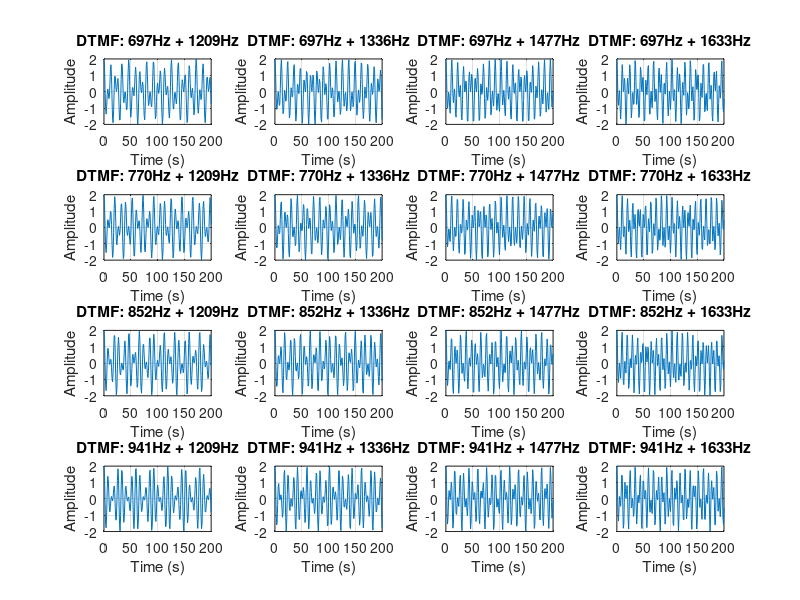
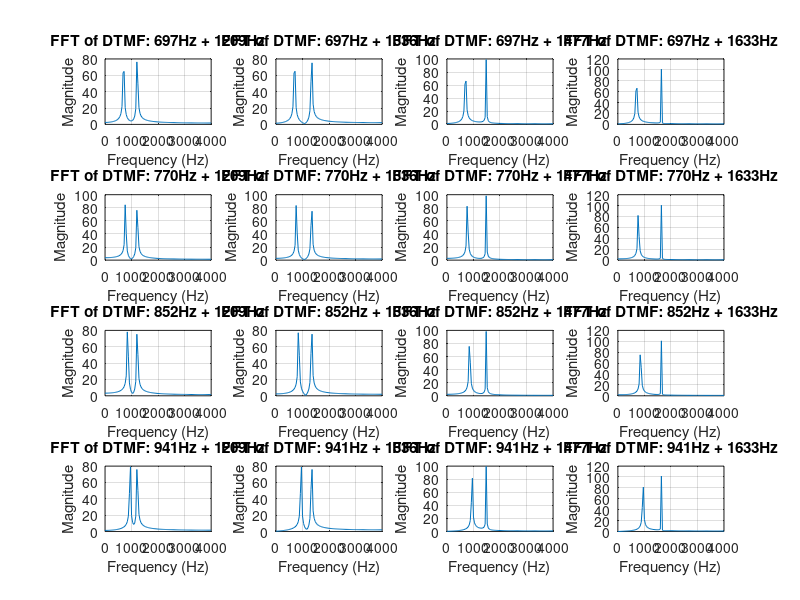

Source code (MATLAB) for these figures, in order:
%**********************************************************************
%  Project: DTMF
%  File: DTMF_gen_DO.m
%  Description: generate DTMF using Digtal Oscillator Method
%  Author: Ruiqi Tang
%  Timestamp:
%----------------------------------------------------------------------
% Code Revision History:
% Ver:     | Author    | Mod. Date     | Changes Made:
% v1.0.0   | R.T.      | 2024/04/16    | Initial version
% v1.1.0   | R.T.      | 2024/04/16    | Fix the equation for DTMF
%**********************************************************************
clear; clc; close all;


% frequency of the DTMF
row = [697, 770, 852, 941];
col = [1209, 1336, 1477, 1633];

% generate DTMF
fs = 8000; % sampling frequency
n = 0:200;
dtmf = zeros(1, length(n));

% generate & plot DTMF for each row and column
for i = 1:4

    for j = 1:4
        % generate DTMF
        A1 = cos(2*pi*row(i)/fs);
        A2 = cos(2*pi*col(j)/fs);

        % Generate the input impulse signal
        h = zeros(length(n)+2); 
        h(3) = 1;

        % Generate the sine signal
        x1 = zeros(1,length(n)+2);    
        x2 = zeros(1,length(n)+2);

        for k = 3:length(n)+2
            x1(k) = 2*A1*x1(k-1) - x1(k-2) + h(k) - A1*h(k-1);
            x2(k) = 2*A2*x2(k-1) - x2(k-2) + h(k) - A2*h(k-1);
        end
        
        % Delete initial condition components
        x1(1:2) = [];
        x2(1:2) = [];

        dtmf = x1 + x2;

        % plot DTMF and the FFT
        figure(1);
        subplot(4, 4, (i - 1) * 4 + j);
        plot(n, dtmf);
        title(['DTMF: ', num2str(row(i)), 'Hz + ', num2str(col(j)), 'Hz']);
        xlabel('Time (s)');
        ylabel('Amplitude');
        grid on;

        figure(2);
        subplot(4, 4, (i - 1) * 4 + j);
        dtmf_fft = fft(dtmf);
        dtmf_fft_half = dtmf_fft(1:floor(length(n) / 2) + 1);
        f = linspace(0, fs/2, floor(length(n) / 2) + 1);
        plot(f, abs(dtmf_fft_half));
        title(['FFT of DTMF: ', num2str(row(i)), 'Hz + ', num2str(col(j)), 'Hz']);
        xlabel('Frequency (Hz)');
        ylabel('Magnitude');
        grid on;

    end

end
